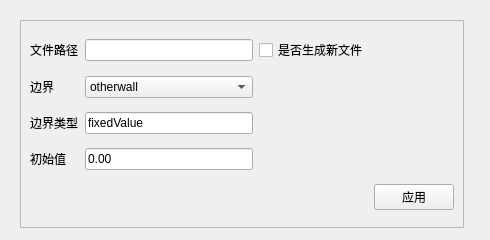
<?xml version="1.0" encoding="UTF-8"?>
<ui version="4.0">
 <class>Form</class>
 <widget class="QWidget" name="Form">
  <property name="geometry">
   <rect>
    <x>0</x>
    <y>0</y>
    <width>490</width>
    <height>240</height>
   </rect>
  </property>
  <property name="windowTitle">
   <string>转流线</string>
  </property>
  <widget class="QFrame" name="frame">
   <property name="geometry">
    <rect>
     <x>20</x>
     <y>20</y>
     <width>444</width>
     <height>208</height>
    </rect>
   </property>
   <property name="frameShape">
    <enum>QFrame::StyledPanel</enum>
   </property>
   <property name="frameShadow">
    <enum>QFrame::Raised</enum>
   </property>
   <layout class="QGridLayout" name="gridLayout">
    <item row="0" column="0">
     <widget class="QLabel" name="label">
      <property name="text">
       <string>文件路径</string>
      </property>
     </widget>
    </item>
    <item row="0" column="1">
     <widget class="QLineEdit" name="lineEdit"/>
    </item>
    <item row="0" column="2">
     <widget class="QCheckBox" name="checkBox">
      <property name="text">
       <string>是否生成新文件</string>
      </property>
     </widget>
    </item>
    <item row="1" column="0">
     <widget class="QLabel" name="label_2">
      <property name="text">
       <string>边界</string>
      </property>
     </widget>
    </item>
    <item row="1" column="1">
     <widget class="QComboBox" name="comboBox">
      <item>
       <property name="text">
        <string>otherwall</string>
       </property>
      </item>
      <item>
       <property name="text">
        <string>bottom1</string>
       </property>
      </item>
      <item>
       <property name="text">
        <string>bottom2</string>
       </property>
      </item>
      <item>
       <property name="text">
        <string>bottom3</string>
       </property>
      </item>
      <item>
       <property name="text">
        <string>inlet1</string>
       </property>
      </item>
      <item>
       <property name="text">
        <string>inlet2</string>
       </property>
      </item>
      <item>
       <property name="text">
        <string>inlet3</string>
       </property>
      </item>
     </widget>
    </item>
    <item row="2" column="0">
     <widget class="QLabel" name="label_3">
      <property name="text">
       <string>边界类型</string>
      </property>
     </widget>
    </item>
    <item row="2" column="1">
     <widget class="QLineEdit" name="lineEdit_2">
      <property name="text">
       <string>fixedValue</string>
      </property>
     </widget>
    </item>
    <item row="3" column="0">
     <widget class="QLabel" name="label_4">
      <property name="text">
       <string>初始值</string>
      </property>
     </widget>
    </item>
    <item row="3" column="1">
     <widget class="QLineEdit" name="lineEdit_3">
      <property name="text">
       <string>0.00</string>
      </property>
     </widget>
    </item>
    <item row="4" column="3">
     <widget class="QPushButton" name="pushButton">
      <property name="text">
       <string>应用</string>
      </property>
     </widget>
    </item>
   </layout>
  </widget>
 </widget>
 <resources/>
 <connections/>
</ui>
